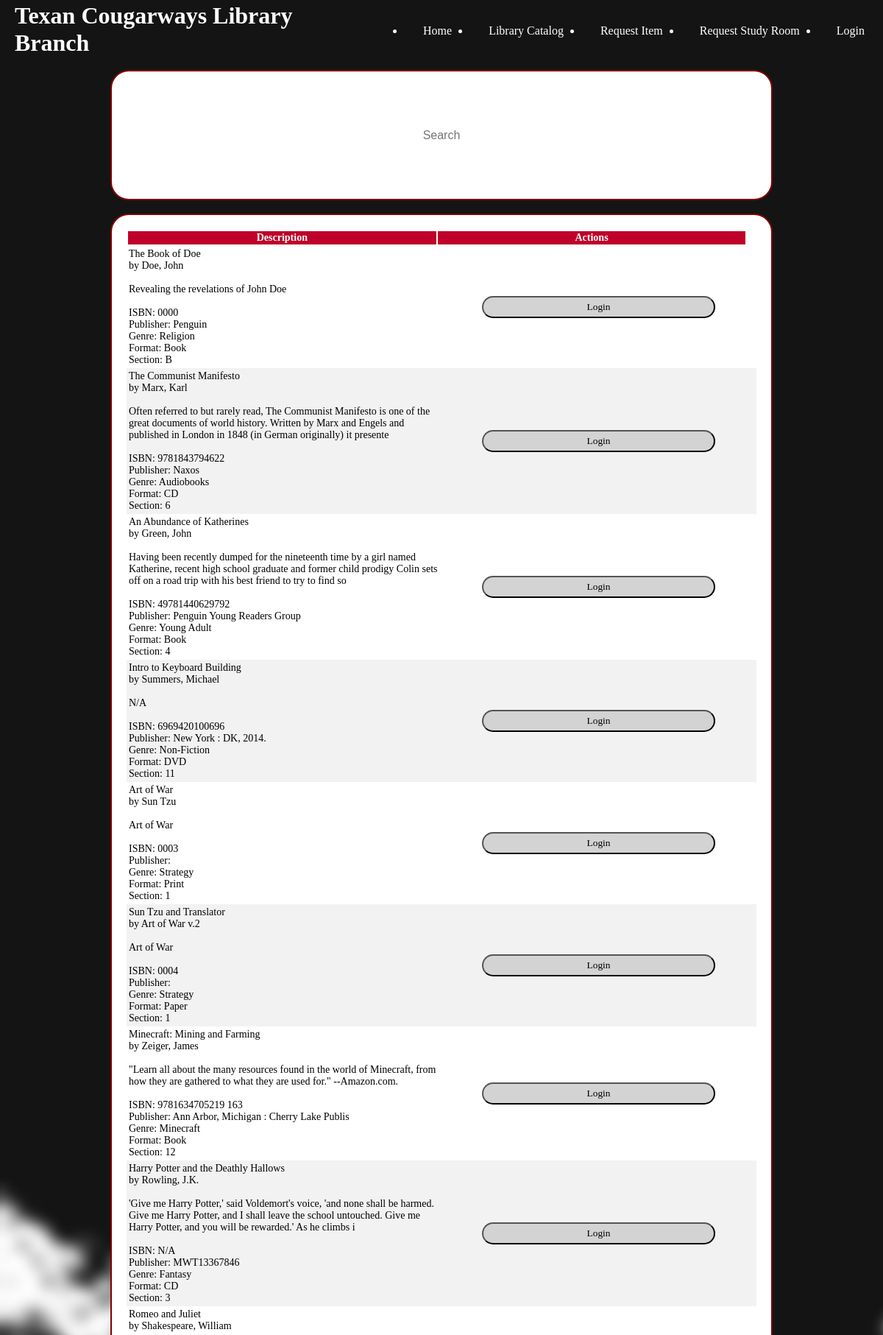
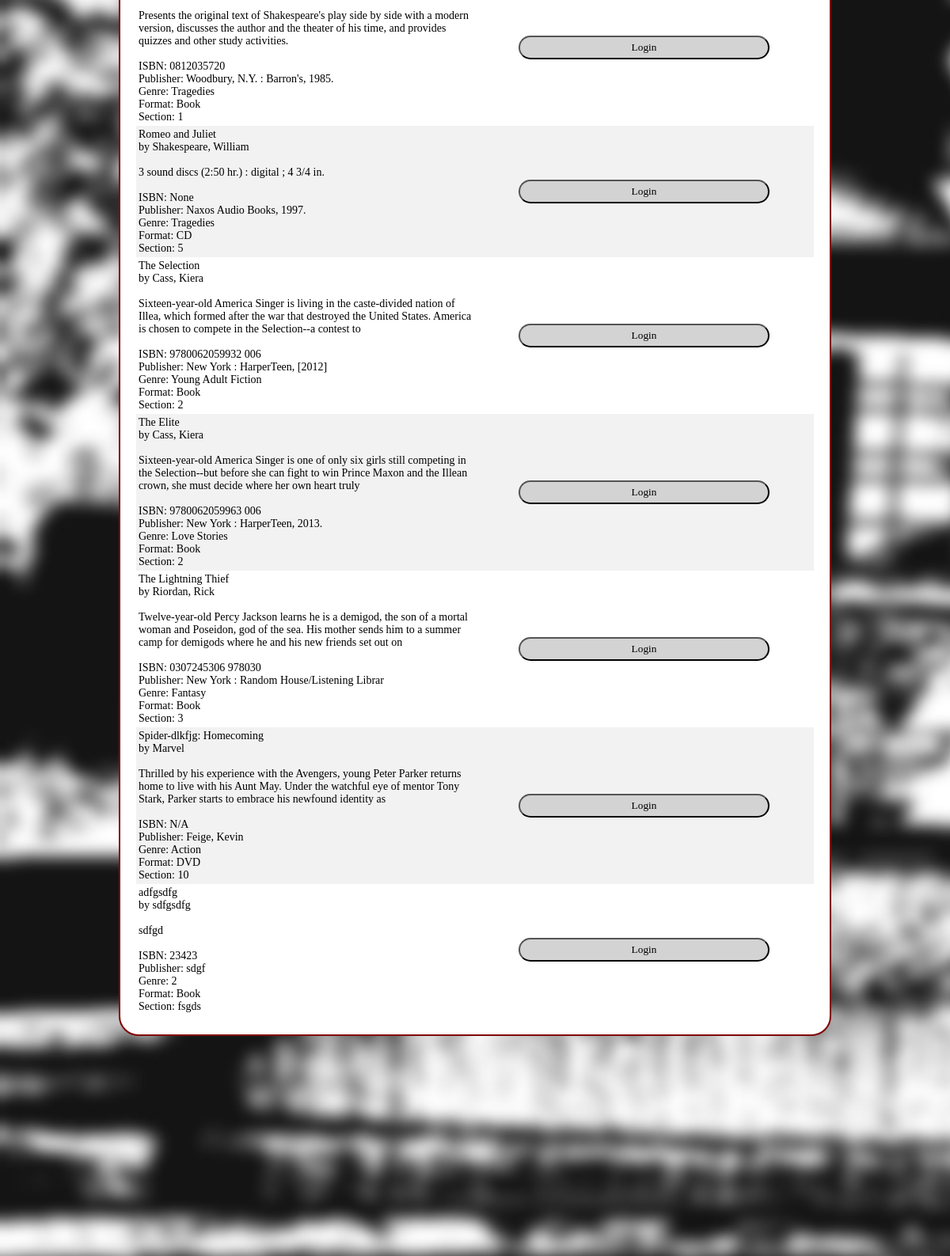
Page /pages/catalogPage/libraryCatalog.php (upper part) on the committed database (2 pictures, top to bottom).
### tables this page shows
CREATE TABLE `book` (
  `bookID` mediumint UNSIGNED NOT NULL,
  `bookISBN` varchar(17) NOT NULL,
  `bookAuthor` varchar(100) NOT NULL,
  `bookTitle` varchar(100) NOT NULL,
  `bookGenre` varchar(20) NOT NULL,
  `bookDescription` varchar(200) NOT NULL,
  `bookPublisher` varchar(40) NOT NULL,
  `bookFormat` varchar(20) NOT NULL,
  `bookSection` varchar(5) NOT NULL,
  `userID` mediumint UNSIGNED NOT NULL,
  `checkOutDate` date NOT NULL,
  `returnDate` date NOT NULL
);

### pages/catalogPage/libraryCatalog.php (the view, shortened to what this page needs)
<?php
    require_once('../../dbConn/dbConn2.php');
?>
	<html style="width: 100vw;">
		<head>
			<link rel="stylesheet" href="../../styling/libraryCatalog.css">
		</head>
		<body>
			<header>
				<h1> Texan Cougarways Library Branch </h1>
				<nav id = "navbar">
                    <?php
                        require "../header.php";
                    ?>
				</nav>
			</header>
			<main>
				<br>
                <div>
                    <input type = "text" id = "myInput" onkeyup = "searchFunction()" placeHolder = "Search">
                </div>
                <br>
                <div class="displaysearch">
                    <table id="searchtable" class="searchtable" style="color:black">
                        <thead>
                            <tr>
                                <th>Description</th>
                                <th>Actions</th>
                            </tr>
                        </thead>
                        <tbody>
                            <?php
                                $sql = "SELECT bookISBN, bookTitle, bookAuthor, bookDescription, bookPublisher, bookGenre, bookFormat, bookSection FROM book";
                                $result = mysqli_query($connection, $sql);
                                if(mysqli_num_rows($result) > 0)
                                {
                                    while($row = mysqli_fetch_assoc($result))
                                    {
                                        echo "<tr>";
                                        echo "<td>" . $row['bookTitle'] . "<br>" . "by " . $row['bookAuthor'] . "<br> <br>" . $row['bookDescription'] . "<br> <br>" . "ISBN: " . $row                                               ['bookISBN'] . "<br>" . "Publisher: " . $row['bookPublisher'] . "<br>" . "Genre: " . $row['bookGenre'] . "<br>" . "Format: " . $row['bookFormat'] .                                         "<br>" . "Section: " . $row['bookSection'] . "<br>" . "</td>";
                                        echo
                                        "<td style='text-align: center'>" . "<a href='../loginPage/login.php'><input type='submit' value='Login' style='margin: 0 auto; width: 75%; background-color: lightgray; border-radius: 25px; border: 2px solid medium; padding: 5px; font-family: Geneva;'></input></a>" .
                                        "</td>";
                                        echo "</tr>";
                                    }
                                }
                            ?>
                        </tbody>
                      </table>
                </div>
			</main>
		</body>
	</html>

### styling/libraryCatalog.css (style rules this page uses)
body { margin: 0px; overflow-x: hidden; color: white; }
header { background-color: #141414; width: 100vw; padding-bottom: 0px; padding-top: 3px; display: flex; }
main { background-image: url("../images/backgroundblur.jpg"); background-size: cover; height: 100%; display: block; align-items: center; }
h1 { width: 40%; margin: 0px; padding-left: 20px; }
#navbar { width: 60%; }
#myInput { font-size: 16px; text-align: center; display: block; width: 75vw; height: 5%; margin: 0 auto; border-radius: 25px; border: 2px solid maroon; padding: 20px; }
.displaysearch { height: 70vh; }
.searchtable { font-family: Geneva; font-size: 14; margin: 0 auto; display: flex; flex-flow: column; height: 80vh; width: 75vw; background-color: white; border-radius: 25px; border: 2px solid maroon; padding: 20px; }
.searchtable thead { flex: 0 0 auto; width: calc(100% - 0.9em); }
.searchtable tbody { height: 70vh; flex: 1 1 auto; display: block; overflow-y: scroll; }
.searchtable tbody tr { width: 100%; }
.searchtable thead, .searchtable tbody tr { display: table; table-layout: fixed; }
th { color: white; background: rgb(190, -0, 42); }
tr:nth-child(even) { background-color: #f2f2f2 }

### rows in the picture
book: bookTitle "The Book of Doe", bookAuthor "Doe, John", bookDescription "Revealing the revelations of John Doe", bookISBN "0000", bookPublisher "Penguin", bookGenre "Religion", bookFormat "Book", bookSection "B"
book: bookTitle "The Communist Manifesto", bookAuthor "Marx, Karl", bookDescription "Often referred to but rarely read, The Communist Manifesto is one of the great documents of world history. Written by Marx and Engels and published in London in 1848 (in German originally) it presente", bookISBN "9781843794622", bookPublisher "Naxos", bookGenre "Audiobooks", bookFormat "CD", bookSection "6"
book: bookTitle "An Abundance of Katherines", bookAuthor "Green, John", bookDescription "Having been recently dumped for the nineteenth time by a girl named Katherine, recent high school graduate and former child prodigy Colin sets off on a road trip with his best friend to try to find so", bookISBN "49781440629792", bookPublisher "Penguin Young Readers Group", bookGenre "Young Adult", bookFormat "Book", bookSection "4"
book: bookTitle "Intro to Keyboard Building", bookAuthor "Summers, Michael", bookDescription "N/A", bookISBN "6969420100696", bookPublisher "New York : DK, 2014.", bookGenre "Non-Fiction", bookFormat "DVD", bookSection "11"
book: bookTitle "Art of War", bookAuthor "Sun Tzu", bookDescription "Art of War", bookISBN "0003", bookGenre "Strategy", bookFormat "Print", bookSection "1"
book: bookTitle "Sun Tzu and Translator", bookAuthor "Art of War v.2", bookDescription "Art of War", bookISBN "0004", bookGenre "Strategy", bookFormat "Paper", bookSection "1"
book: bookTitle "Minecraft: Mining and Farming", bookAuthor "Zeiger, James", bookDescription "\"Learn all about the many resources found in the world of Minecraft, from how they are gathered to what they are used for.\" --Amazon.com.", bookISBN "9781634705219 163", bookPublisher "Ann Arbor, Michigan : Cherry Lake Publis", bookGenre "Minecraft", bookFormat "Book", bookSection "12"
book: bookTitle "Harry Potter and the Deathly Hallows", bookAuthor "Rowling, J.K.", bookDescription "'Give me Harry Potter,' said Voldemort's voice, 'and none shall be harmed. Give me Harry Potter, and I shall leave the school untouched. Give me Harry Potter, and you will be rewarded.' As he climbs i", bookISBN "N/A", bookPublisher "MWT13367846", bookGenre "Fantasy", bookFormat "CD", bookSection "3"
book: bookTitle "Romeo and Juliet", bookAuthor "Shakespeare, William", bookDescription "Presents the original text of Shakespeare's play side by side with a modern version, discusses the author and the theater of his time, and provides quizzes and other study activities.", bookISBN "0812035720", bookPublisher "Woodbury, N.Y. : Barron's, 1985.", bookGenre "Tragedies", bookFormat "Book", bookSection "1"
book: bookTitle "Romeo and Juliet", bookAuthor "Shakespeare, William", bookDescription "3 sound discs (2:50 hr.) : digital ; 4 3/4 in.", bookISBN "None", bookPublisher "Naxos Audio Books, 1997.", bookGenre "Tragedies", bookFormat "CD", bookSection "5"
book: bookTitle "The Selection", bookAuthor "Cass, Kiera", bookDescription "Sixteen-year-old America Singer is living in the caste-divided nation of Illea, which formed after the war that destroyed the United States. America is chosen to compete in the Selection--a contest to", bookISBN "9780062059932 006", bookPublisher "New York : HarperTeen, [2012]", bookGenre "Young Adult Fiction", bookFormat "Book", bookSection "2"
book: bookTitle "The Elite", bookAuthor "Cass, Kiera", bookDescription "Sixteen-year-old America Singer is one of only six girls still competing in the Selection--but before she can fight to win Prince Maxon and the Illean crown, she must decide where her own heart truly", bookISBN "9780062059963 006", bookPublisher "New York : HarperTeen, 2013.", bookGenre "Love Stories", bookFormat "Book", bookSection "2"
book: bookTitle "The Lightning Thief", bookAuthor "Riordan, Rick", bookDescription "Twelve-year-old Percy Jackson learns he is a demigod, the son of a mortal woman and Poseidon, god of the sea. His mother sends him to a summer camp for demigods where he and his new friends set out on", bookISBN "0307245306 978030", bookPublisher "New York : Random House/Listening Librar", bookGenre "Fantasy", bookFormat "Book", bookSection "3"
book: bookTitle "Spider-dlkfjg: Homecoming", bookAuthor "Marvel", bookDescription "Thrilled by his experience with the Avengers, young Peter Parker returns home to live with his Aunt May. Under the watchful eye of mentor Tony Stark, Parker starts to embrace his newfound identity as", bookISBN "N/A", bookPublisher "Feige, Kevin", bookGenre "Action", bookFormat "DVD", bookSection "10"
book: bookTitle "adfgsdfg", bookAuthor "sdfgsdfg", bookDescription "sdfgd", bookISBN "23423", bookPublisher "sdgf", bookGenre "2", bookFormat "Book", bookSection "fsgds"
